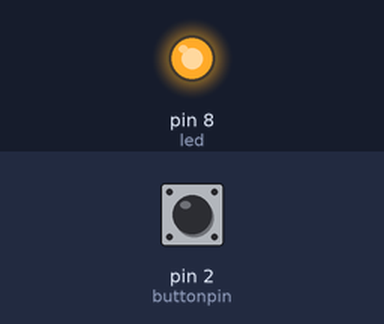
A sketch run on a simulated Arduino Uno, built with avr-gcc and run on an emulated ATmega328P. Shown: output pins drawn as LEDs (lit = HIGH). The test bench sets the inputs (shaded band); at power-on: pin 2 (buttonpin) LOW.

Above: at 1.2 s.
1.3 s: pin 2 (buttonpin) pulled HIGH for 0.15 s
At 1.37 s:
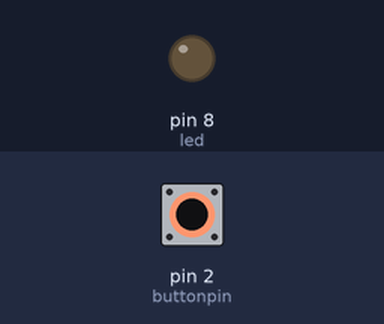
2.9 s: pin 2 (buttonpin) pulled HIGH for 3.2 s
At 6.7 s:
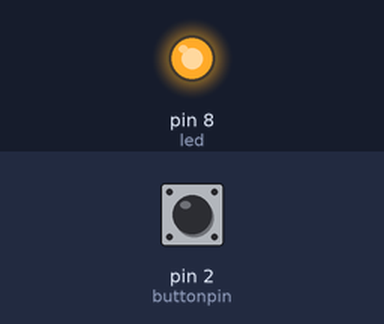
Timing chart, 0 to 8.2 s (numbered marks = the images above; inputs shaded):
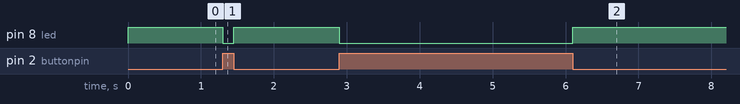

The sketch:

button.ino
```cpp
int led = 8; //Define the LED pin
int buttonpin = 2; //Define the push button pin
int val; //Define a numeric variable

void setup()
{
  pinMode(led,OUTPUT);
  pinMode(buttonpin,INPUT);
}

void loop()
{
  val = digitalRead(buttonpin); // check the state of the button
  if(val==HIGH) // if button is pressed, turn LED on
  {
    digitalWrite(led,LOW);
  }
  else
  {
    digitalWrite(led,HIGH);
  }
}
```

Measured:
- after the input at 1.3 s, pin 8 (led): HIGH → LOW at once, → HIGH 0.15 s later
- after the input at 2.9 s, pin 8 (led): HIGH → LOW at once, → HIGH 3.2 s later
